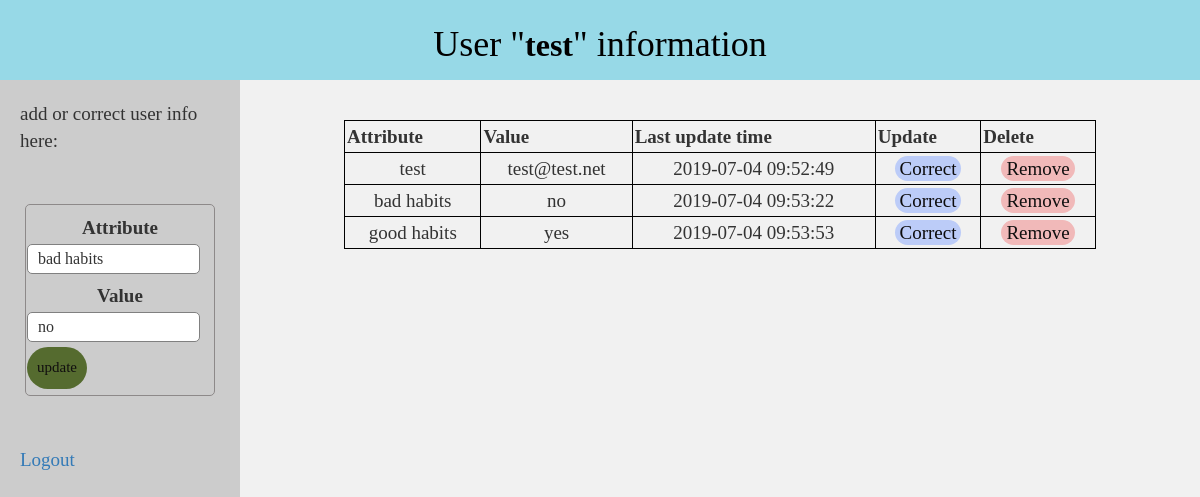
Screenshot of /attradd.php?edit=2 (signed in) with the database file from the repository.
### tables this page shows
CREATE TABLE `test` (
  `id` int(11) NOT NULL,
  `attribute` varchar(30) NOT NULL,
  `value` varchar(30) NOT NULL,
  `email` varchar(70) NOT NULL,
  `updatetime` timestamp NOT NULL DEFAULT current_timestamp() ON UPDATE current_timestamp()
);

### public/serverattr.php (called while the page is built, shortened)
<?php
	$table = $_SESSION['username'];
    ?>

### public/attradd.php (the view, shortened to what this page needs)
<?php  include('serverattr.php'); ?>
<?php
	if (isset($_GET['edit'])) {
		$id = $_GET['edit'];
		$update = true;
		$record = mysqli_query($db, "SELECT * FROM $table WHERE id=$id");
	if (count([$record]) == 1 ) {
		$n = mysqli_fetch_array($record);
		$attribute = $n['attribute'];
		$value = $n['value'];
		}
	}
?>
<!DOCTYPE html>
<html>
<head>
    <link rel="stylesheet" href="https://maxcdn.bootstrapcdn.com/bootstrap/3.3.6/css/bootstrap.min.css" />
    <link rel="stylesheet" type="text/css" href="../styles/admstyle.css">
</head>
<body>
<header>
	<h1 style="text-align: center;">User "<strong style="font-size:32px; color:black;"><?php echo $table ?></strong>" information</h1>
</header>
<section>
	<nav>
<p>add or correct user info here:</p>
	<form method="post" action="serverattr.php" >
				<div class="input-group">
					<label>Attribute</label>
					<input type="text" name="attribute" value="<?php echo $attribute; ?>">
				</div>
				<div class="input-group">
					<label>Value</label>
					<input type="text" name="value" value="<?php echo $value; ?>">
				</div>
				<div class="input-group">
					<?php if ($update == true): ?>
						<button class="btn" type="submit" name="update" style="background: #556B2F;" >update</button>
					<?php else: ?>
						<button class="btn" type="submit" name="save" >Add</button>
					<?php endif ?>
				</div>
		</form>
		<a class="float-right" href="logout.php"> Logout </a>
	</nav>
	<article>
	<?php
	$results = mysqli_query($db, "SELECT * FROM $table"); ?>
	<table>
		<thead>
			<tr>
				<th>Attribute</th>
				<th>Value</th>
				<th>Last update time</th>
				<th>Update</th>
				<th colspan="2">Delete</th>
			</tr>
		</thead>
		<?php while ($row = mysqli_fetch_array($results)) { ?>
			<tr>
				<td><?php echo $row['attribute']; ?></td>
				<td><?php echo $row['value']; ?></td>
				<td><?php echo $row['updatetime']; ?></td>
				<td>
					<a href="attradd.php?edit=<?php echo $row['id']; ?>" class="edit_btn" >Correct</a>
				</td>
				<td>
					<a href="serverattr.php?del=<?php echo $row['id']; ?>" class="del_btn">Remove</a>
				</td>
			</tr>
		<?php } ?>
	</table>
</section>
</body>
</html>

### styles/admstyle.css (style rules this page uses)
body { font-size: 19px; }
h1 { color:black; }
table { width: 80%; margin: 30px auto; border-collapse: collapse; text-align: center; border: 1px solid black; }
tr { border-bottom: 1px solid #cbcbcb; border: 1px solid black; }
th, td { border: none; height: 30px; padding: 2px; border: 1px solid black; }
form { width: 95%; margin: 50px auto; text-align: left; padding: 1px; border: 1px solid #8d8989; border-radius: 5px; }
.input-group { margin: 5px 0px 5px 0px; }
.input-group label { display: block; text-align: center; margin: 3px; }
.input-group input { height: 30px; width: 93%; padding: 5px 10px; font-size: 16px; border-radius: 5px; border: 1px solid gray; }
.btn { padding: 10px; font-size: 15px; color: rgb(17, 15, 15); background: rgb(151, 159, 207); border: none; border-radius: 25px; }
.edit_btn { text-decoration: none; padding: 2px 5px; background: rgb(188, 204, 248); color: rgb(12, 11, 11); border-radius: 33px; }
.del_btn { text-decoration: none; padding: 2px 5px; color: rgb(15, 15, 15); border-radius: 33px; background: #f1b9b9; }
* { box-sizing: border-box; }
body { font-family: 'Times New Roman', Times, serif; }
header { background-color: rgb(151, 217, 231); padding: 5px; text-align: center; font-size: 25px; color: rgb(14, 13, 13); }
nav { float: left; width: 20%; height: 100vh; background: #ccc; padding: 20px; }
article { float: left; padding: 10px; width: 80%; background-color: #f1f1f1; height: 100vh; }
section:after { content: ""; display: table; clear: both; }

### rows the page displays
test: attribute "bad habits", value "no", updatetime "2019-07-04 09:53:22"
test: attribute "test", value "test@test.net", updatetime "2019-07-04 09:52:49"
test: attribute "good habits", value "yes", updatetime "2019-07-04 09:53:53"

### other values shown
$table "test"
